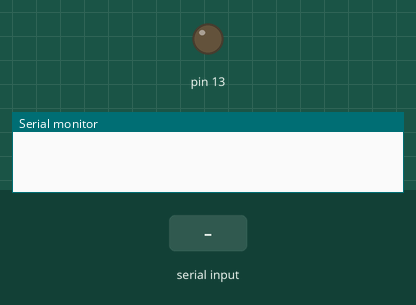
Bench run of a sketch on a simulated Arduino Uno, built with avr-gcc and run on an emulated ATmega328P. Shown: output pins drawn as LEDs (lit = HIGH), the last lines printed to the serial monitor. The test bench sets the inputs (shaded band).

Above: at 1.2 s.
1.3 s: "LED on\n" received over Serial
At 1.9 s:
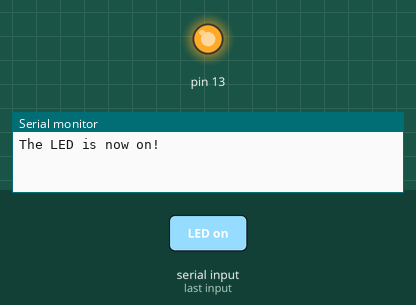
2.8 s: "Flash 90\n" received over Serial
At 3.7 s:
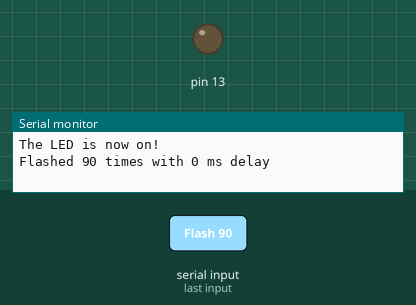
4.3 s: "LED on\n" received over Serial
At 5.4 s:
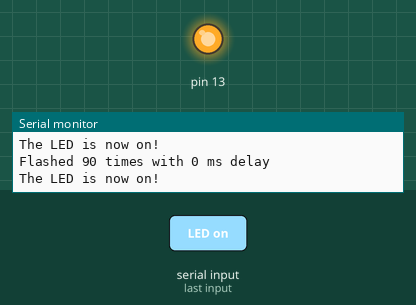
Timing chart, 0 to 7.3 s (numbered marks = the images above; inputs shaded):
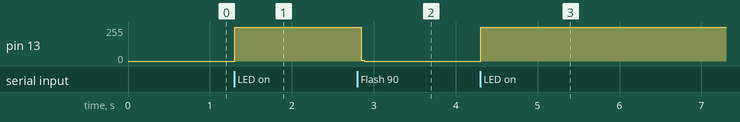

Measured:
- after the input at 1.3 s, pin 13: 0/255 → 255/255 at once
- after the input at 2.8 s, pin 13: 255/255 → 0/255 at once
- after the input at 4.3 s, pin 13: 0/255 → 255/255 at once

The sketch:

LEDOnOff.ino
```cpp
String inputString = "";      // a String to hold incoming data
bool isStringComplete = false;  // whether the string is complete

void setup() {
  // initialize serial:
  Serial.begin(19200);
  // reserve 200 bytes for the inputString:
  inputString.reserve(200);
  pinMode(13,OUTPUT);

}

void loop() {
  // print the string when a newline arrives:
  if (isStringComplete) {

    //TODO: Do the command!
    if(inputString.equals("LED on")){
      digitalWrite(13, HIGH);
      Serial.println("The LED is now on!");
    }
    else if(inputString.equals("LED off")){
      digitalWrite(13, LOW);
      Serial.println("The LED is now off!");
    }
    else if (inputString.startsWith("Flash ")) {
      int numFlashesIndex = 1+inputString.indexOf(' ');
      int timeDelayIndex = 1+inputString.indexOf(' ', numFlashesIndex);

      int flashesDigits = timeDelayIndex - numFlashesIndex - 1;

      int numFlashes = inputString.substring(numFlashesIndex, numFlashesIndex + flashesDigits).toInt();
      int timeDelay = inputString.substring(timeDelayIndex, inputString.length()).toInt();

      // Serial.print(String(numFlashes));
      // Serial.print(String(timeDelay));

      for (int i = 0; i < numFlashes; i++) {
        digitalWrite(13, HIGH);
        delay(timeDelay/2);
        digitalWrite(13, LOW);
        delay(timeDelay/2);
        }

      Serial.println("Flashed " + String(numFlashes) + " times with " + String(timeDelay) + " ms delay");
     }else{
       Serial.print("Unkown command -->");
       Serial.println(inputString);
    }
    // clear the string:
    inputString = "";
    isStringComplete = false;
  }
}
/*
  SerialEvent occurs whenever a new data comes in the hardware serial RX. This
  routine is run between each time loop() runs, so using delay inside loop can
  delay response. Multiple bytes of data may be available.
*/
void serialEvent() {
  while (Serial.available()) {
    // get the new byte:
    char inChar = (char)Serial.read(); //Char=unsigned


    // if the incoming character is a newline, set a flag so the main loop can
    // do something about it:
    if (inChar == '\n') {
      isStringComplete = true;
    } else {
      // add it to the inputString:
      inputString += inChar;
    }
  }
}
```
